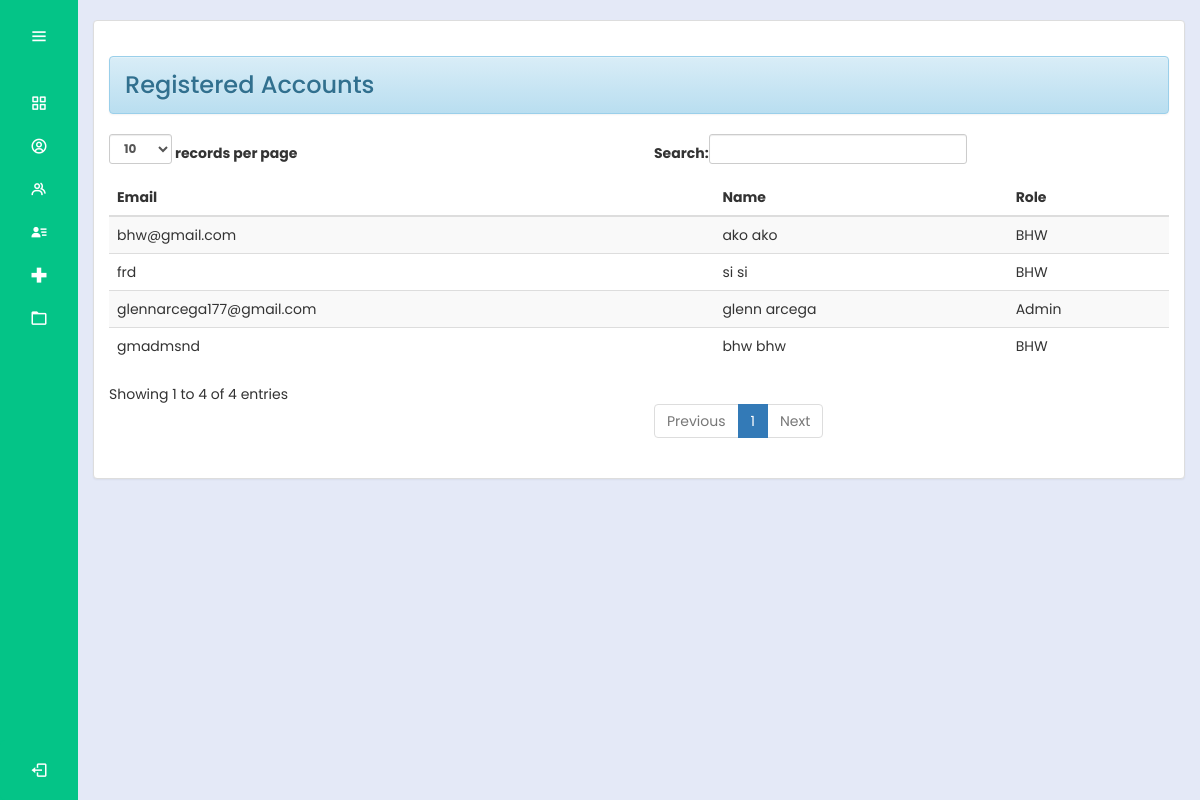
The page /admin/RegisteredUserAdmin.php (signed in) on the database its author committed.
### tables this page shows
CREATE TABLE `user` (
  `id` int(11) NOT NULL,
  `email` varchar(255) NOT NULL,
  `password` varchar(255) NOT NULL,
  `fname` varchar(255) NOT NULL,
  `lname` varchar(200) NOT NULL,
  `usertype` int(2) NOT NULL,
  `address` varchar(200) NOT NULL,
  `mobile_number` varchar(12) NOT NULL,
  `photo` varchar(200) NOT NULL,
  `reset_token_hash` varchar(64) NOT NULL,
  `reset_token_expires_at` datetime(6) NOT NULL
);

### admin/RegisteredUserAdmin.php (the view, shortened to what this page needs)
<?php
@include "../connection/connect.php";
if(isset($_SESSION['user_data'])){
?>
<!DOCTYPE html>
<html lang="en">
<head>
  <link rel="stylesheet" href="../cssmainmenu/style.css">
  <link href='https://unpkg.com/boxicons@2.1.4/css/boxicons.min.css' rel='stylesheet'>
  <link rel = "stylesheet" type = "text/css" href = "../css/bootstrap.css " />
	<link rel = "stylesheet" type = "text/css" href = "../css/style.css" />
<link rel="stylesheet" href="https://maxcdn.bootstrapcdn.com/bootstrap/3.3.5/css/bootstrap-theme.min.css">
</head>
<body>
<?php try {
    include_once('side_menu.php');
} catch (Exception $e) {
    echo "Error: " . $e->getMessage();
}
 ?>
  <section class="home-section">
   <br>
	<div class="container-fluid">
		<div class="panel panel-default">
			<div class="panel-body">
      <h3><div class = "alert alert-info">Registered Accounts</div></h3>
      <table id = "table" class = "table table-striped table-hover">
					<thead>
						<tr>
							<th>Email</th>
							<th>Name</th>
							<th>Role</th>
						</tr>
					</thead>
				<tbody>
				<?php
  $query = $mysqli->query("SELECT * FROM user WHERE usertype = 1 OR usertype = 2;") or die(mysqli_error($mysqli));
  while ($fetch = $query->fetch_array()) {
      ?>
    <tr>
        <td><?php echo $fetch['email'] ?></td>
        <td><?php echo $fetch['fname'] . ' ' . $fetch['lname']; ?></td>
        <td>
            <?php
            if ($fetch['usertype'] == 1) {
                echo 'Admin';
            } elseif ($fetch['usertype'] == 2) {
                echo 'BHW';
            }
            ?>
        </td>
    </tr>
    <?php
}
?>
            </tbody>
          </table>
        </div>
      </div>
      </div>
</section>
</body>
</html>
<?php
}
else{
	header("Location:.././index.php?error=UnAuthorized Access");
}

### cssmainmenu/style.css (style rules this page uses)
:root { --color-default: #04c487; --color-second:#04c487; --color-white:#fff; --color-body:#e4e9f7; --color-light:#e0e0e0; }
* { padding: 0%; margin: 0%; box-sizing: border-box; font-family: 'Poppins', sans-serif; }
body { min-height: 100vh; }
.home-section { position: relative; background-color: var(--color-body); min-height: 100vh; top:0; left:78px; width: calc(100% - 78px); transition: all .5s ease; z-index: 2; }

### css/style.css (style rules this page uses)
body { font-family: Arial, sans-serif; }

### rows shown on the page
user: email "glennarcega177@gmail.com", fname "glenn", lname "arcega", usertype "Admin"
user: email "gmadmsnd", fname "bhw", lname "bhw", usertype "BHW"
user: email "bhw@gmail.com", fname "ako", lname "ako", usertype "BHW"
user: email "frd", fname "si", lname "si", usertype "BHW"
